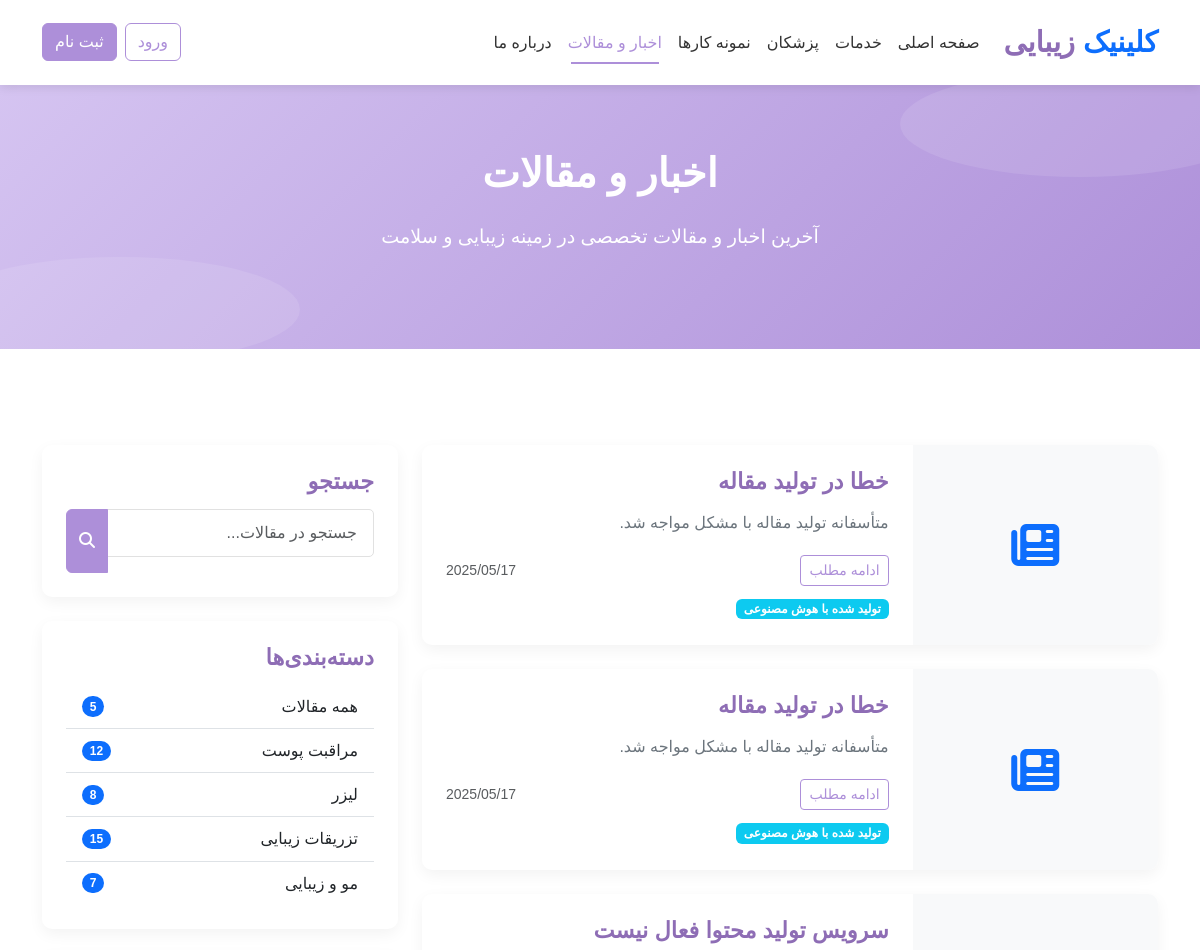
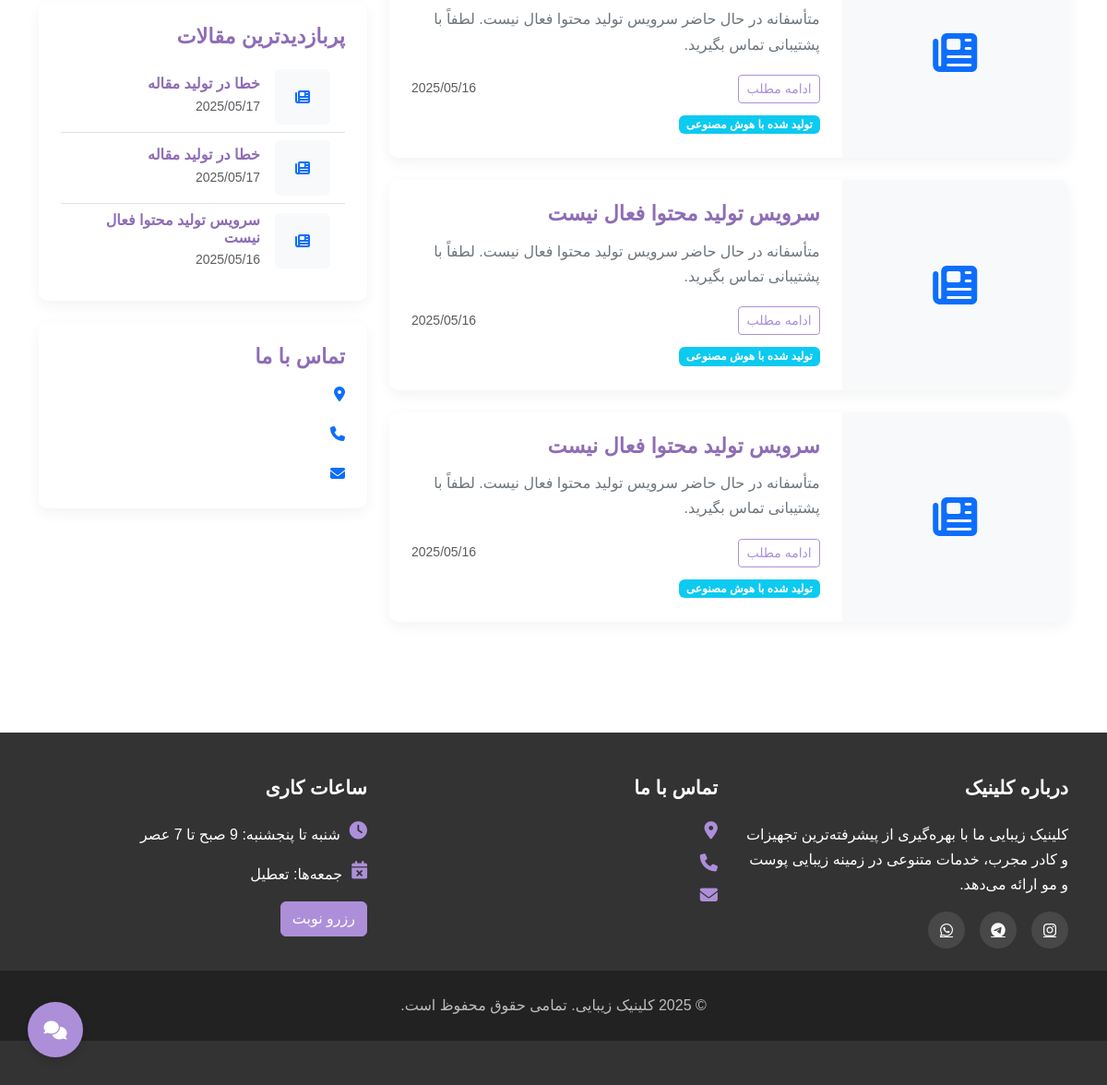
Page /news on the committed database (2 pictures, top to bottom).
### models.py (models this page shows)
class News(db.Model):
    id = db.Column(db.Integer, primary_key=True)
    title = db.Column(db.String(150), nullable=False)
    content = db.Column(db.Text, nullable=False)
    image_url = db.Column(db.String(255), default='')
    created_at = db.Column(db.DateTime, default=datetime.utcnow)
    is_published = db.Column(db.Boolean, default=True)
    is_ai_generated = db.Column(db.Boolean, default=False)

### routes.py (the view, shortened to what this page needs)
@main.route('/news')
def news():
    all_news = News.query.filter_by(is_published=True).order_by(News.created_at.desc()).all()
    return render_template('news.html', news=all_news)

### app.py (called while the page is built)
def create_app():
    app = Flask(__name__)
    app.config['SECRET_KEY'] = 'your_secret_key'  # حتماً یه کلید قوی بساز
    app.config['SQLALCHEMY_DATABASE_URI'] = 'sqlite:///beauty_clinic.db'
    app.config['SQLALCHEMY_TRACK_MODIFICATIONS'] = False
    @app.context_processor
    def inject_now():
        return {'now': datetime.utcnow()}
    db.init_app(app)
    admin.init_app(app)
    login_manager = LoginManager()
    login_manager.login_view = 'auth.login'  # اگر auth نداری می‌تونی برداری یا اصلاح کنی
    login_manager.init_app(app)
    @login_manager.user_loader
    def load_user(user_id):
        return User.query.get(int(user_id))
    app.register_blueprint(main)
    app.register_blueprint(auth_blueprint, url_prefix='/auth')
    app.register_blueprint(admin_bp)
    with app.app_context():
        db.create_all()
    return app

### templates/news.html (shortened to what this page needs)
{% extends "base.html" %}
{% block content %}
<section class="hero" style="padding: 4rem 0;">
    <div class="container text-center">
        <h1 data-aos="fade-up">اخبار و مقالات</h1>
        <p class="lead" data-aos="fade-up" data-aos-delay="100">آخرین اخبار و مقالات تخصصی در زمینه زیبایی و سلامت</p>
    </div>
</section>
<section class="py-5">
    <div class="container">
        <div class="row">
            <div class="col-lg-8">
                {% if news %}
                    {% for item in news %}
                    <div class="card mb-4" data-aos="fade-up" data-aos-delay="{{ loop.index * 100 % 300 }}">
                        <div class="row g-0">
                            <div class="col-md-4">
                                {% if item.image_url %}
                                <img src="{{ item.image_url }}" alt="{{ item.title }}" class="img-fluid rounded-start h-100" style="object-fit: cover;">
                                {% else %}
                                <div class="bg-light h-100 d-flex align-items-center justify-content-center">
                                    <i class="fas fa-newspaper fa-3x text-primary"></i>
                                </div>
                                {% endif %}
                            </div>
                            <div class="col-md-8">
                                <div class="card-body">
                                    <h5 class="card-title">{{ item.title }}</h5>
                                    <p class="card-text">{{ item.content|truncate(200) }}</p>
                                    <div class="d-flex justify-content-between align-items-center">
                                        <a href="{{ url_for('main.news_detail', news_id=item.id) }}" class="btn btn-outline-primary btn-sm">ادامه مطلب</a>
                                        <small class="text-muted">{{ item.created_at.strftime('%Y/%m/%d') }}</small>
                                    </div>
                                    {% if item.is_ai_generated %}
                                    <div class="mt-2">
                                        <span class="badge bg-info">تولید شده با هوش مصنوعی</span>
                                    </div>
                                    {% endif %}
                                </div>
                            </div>
                        </div>
                    </div>
                    {% endfor %}
                {% endif %}
            </div>
            <div class="col-lg-4">
                <div class="card mb-4" data-aos="fade-up">
                    <div class="card-body">
                        <h5 class="card-title">جستجو</h5>
                        <form action="{{ url_for('main.news') }}" method="get">
                            <div class="input-group">
                                <input type="text" class="form-control" name="search" placeholder="جستجو در مقالات...">
                                <button class="btn btn-primary" type="submit">
                                    <i class="fas fa-search"></i>
                                </button>
                            </div>
                        </form>
                    </div>
                </div>
                <div class="card mb-4" data-aos="fade-up" data-aos-delay="100">
                    <div class="card-body">
                        <h5 class="card-title">دسته‌بندی‌ها</h5>
                        <div class="list-group list-group-flush">
                            <a href="{{ url_for('main.news') }}" class="list-group-item list-group-item-action d-flex justify-content-between align-items-center">
                                همه مقالات
                                <span class="badge bg-primary rounded-pill">{{ news|length if news else 0 }}</span>
                            </a>
                            <a href="{{ url_for('main.news') }}?category=skin" class="list-group-item list-group-item-action d-flex justify-content-between align-items-center">
                                مراقبت پوست
                                <span class="badge bg-primary rounded-pill">12</span>
                            </a>
                            <a href="{{ url_for('main.news') }}?category=laser" class="list-group-item list-group-item-action d-flex justify-content-between align-items-center">
                                لیزر
                                <span class="badge bg-primary rounded-pill">8</span>
                            </a>
                            <a href="{{ url_for('main.news') }}?category=injection" class="list-group-item list-group-item-action d-flex justify-content-between align-items-center">
                                تزریقات زیبایی
                                <span class="badge bg-primary rounded-pill">15</span>
                            </a>
                            <a href="{{ url_for('main.news') }}?category=hair" class="list-group-item list-group-item-action d-flex justify-content-between align-items-center">
                                مو و زیبایی
                                <span class="badge bg-primary rounded-pill">7</span>
                            </a>
                        </div>
                    </div>
                </div>
                <div class="card mb-4" data-aos="fade-up" data-aos-delay="200">
                    <div class="card-body">
                        <h5 class="card-title">پربازدیدترین مقالات</h5>
                        <div class="list-group list-group-flush">
                            {% if news %}
                                {% for item in news[:3] %}
                                <a href="{{ url_for('main.news_detail', news_id=item.id) }}" class="list-group-item list-group-item-action">
                                    <div class="d-flex align-items-center">
                                        <div class="flex-shrink-0" style="width: 60px; height: 60px;">
                                            {% if item.image_url %}
                                            <img src="{{ item.image_url }}" alt="{{ item.title }}" class="img-fluid rounded" style="width: 60px; height: 60px; object-fit: cover;">
                                            {% else %}
                                            <div class="bg-light rounded d-flex align-items-center justify-content-center" style="width: 60px; height: 60px;">
                                                <i class="fas fa-newspaper text-primary"></i>
                                            </div>
                                            {% endif %}
                                        </div>
                                        <div class="flex-grow-1 ms-3">
                                            <h6 class="mb-0">{{ item.title }}</h6>
                                            <small class="text-muted">{{ item.created_at.strftime('%Y/%m/%d') }}</small>
                                        </div>
                                    </div>
                                </a>
                                {% endfor %}
                            {% else %}
                                <div class="text-center py-3">
                                    <p class="mb-0">مقاله‌ای برای نمایش وجود ندارد</p>
                                </div>
                            {% endif %}
                        </div>
                    </div>
                </div>
                <div class="card" data-aos="fade-up" data-aos-delay="300">
                    <div class="card-body">
                        <h5 class="card-title">تماس با ما</h5>
                        <div class="d-flex mb-3">
                            <div class="flex-shrink-0">
                                <i class="fas fa-map-marker-alt me-2 text-primary"></i>
                            </div>
                        </div>
                        <div class="d-flex mb-3">
                            <div class="flex-shrink-0">
                                <i class="fas fa-phone me-2 text-primary"></i>
                            </div>
                        </div>
                        <div class="d-flex">
                            <div class="flex-shrink-0">
                                <i class="fas fa-envelope me-2 text-primary"></i>
                            </div>
                        </div>
                    </div>
                </div>
            </div>
        </div>
    </div>
</section>
{% endblock %}

### static/css/style.css (style rules this page uses)
:root { --primary-color: #ad8fd9; --primary-light: #d5c4f1; --primary-dark: #8e6db5; --white: #ffffff; --light-gray: #f8f9fa; --dark-gray: #6c757d; --success: #28a745; --danger: #dc3545; --warning: #ffc107; --info: #17a2b8; }
body { font-family: 'Vazir', 'Tahoma', sans-serif; direction: rtl; text-align: right; background-color: var(--white); color: #333; line-height: 1.7; }
h1, h2, h3, h4, h5, h6 { font-weight: bold; color: var(--primary-dark); margin-bottom: 0.8rem; }
a { color: var(--primary-dark); transition: color 0.3s ease; }
.btn-primary { background-color: var(--primary-color); border-color: var(--primary-color); }
.btn-outline-primary { border-color: var(--primary-color); color: var(--primary-color); }
.hero { background: linear-gradient(135deg, var(--primary-light) 0%, var(--primary-color) 100%); padding: 6rem 0; margin-bottom: 3rem; position: relative; overflow: hidden; }
.hero::before { content: ''; position: absolute; top: -5%; right: -5%; width: 30%; height: 40%; background-color: rgba(255, 255, 255, 0.1); border-radius: 50%; }
.hero::after { content: ''; position: absolute; bottom: -5%; left: -5%; width: 30%; height: 40%; background-color: rgba(255, 255, 255, 0.1); border-radius: 50%; }
.hero h1 { color: var(--white); font-size: 2.5rem; margin-bottom: 1.5rem; }
.hero p { color: var(--white); font-size: 1.2rem; margin-bottom: 2rem; }
.card { border: none; border-radius: 10px; box-shadow: 0 5px 15px rgba(0, 0, 0, 0.05); overflow: hidden; transition: transform 0.3s ease, box-shadow 0.3s ease; margin-bottom: 2rem; }
.card-body { padding: 1.5rem; }
.card-title { font-size: 1.4rem; margin-bottom: 0.8rem; color: var(--primary-dark); }
.card-text { color: var(--dark-gray); margin-bottom: 1.2rem; }
.form-control { border-radius: 5px; border: 1px solid #e1e1e1; padding: 0.7rem 1rem; margin-bottom: 1rem; }
[data-aos] { transition-property: transform, opacity !important; }

### rows in the picture
News: title "خطا در تولید مقاله", content "متأسفانه تولید مقاله با مشکل مواجه شد.", created_at "2025/05/17", is_ai_generated "تولید شده با هوش مصنوعی"
News: title "خطا در تولید مقاله", content "متأسفانه تولید مقاله با مشکل مواجه شد.", created_at "2025/05/17", is_ai_generated "تولید شده با هوش مصنوعی"
News: title "سرویس تولید محتوا فعال نیست", content "متأسفانه در حال حاضر سرویس تولید محتوا فعال نیست. لطفاً با پشتیبانی تماس بگیرید.", created_at "2025/05/16", is_ai_generated "تولید شده با هوش مصنوعی"
News: title "سرویس تولید محتوا فعال نیست", content "متأسفانه در حال حاضر سرویس تولید محتوا فعال نیست. لطفاً با پشتیبانی تماس بگیرید.", created_at "2025/05/16", is_ai_generated "تولید شده با هوش مصنوعی"
News: title "سرویس تولید محتوا فعال نیست", content "متأسفانه در حال حاضر سرویس تولید محتوا فعال نیست. لطفاً با پشتیبانی تماس بگیرید.", created_at "2025/05/16", is_ai_generated "تولید شده با هوش مصنوعی"

### other values in the picture
{{ news|length if news else 0 }} "5"
